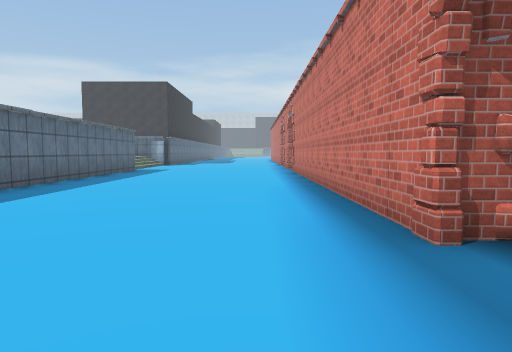
[1] (above)

24 first-person views from a walk through a scene from a Unity 3-D project. The camera is 1.4 m above the floor, tilts 4° down and sees 75° across. The floor is counted in squares, 2 m on a side. Each view is taken from the middle of a square. On the plan, view 1 faces up. The plan holds only what a view shows up to about 10 squares ahead; the rest is blank. The place goes on beyond the plan. The player character is not drawn. Some surface patterns are stand-ins.

[2]
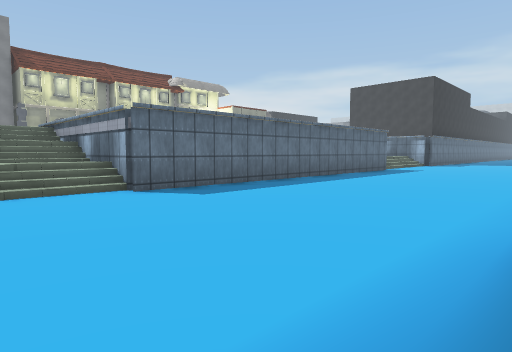

[3]
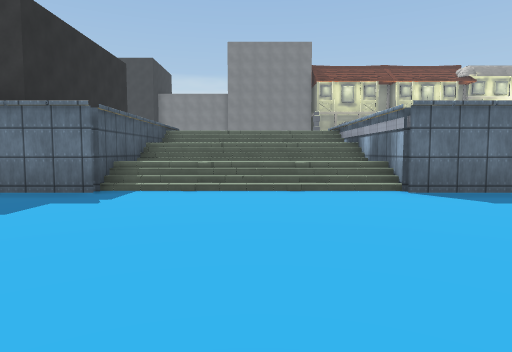

[4]
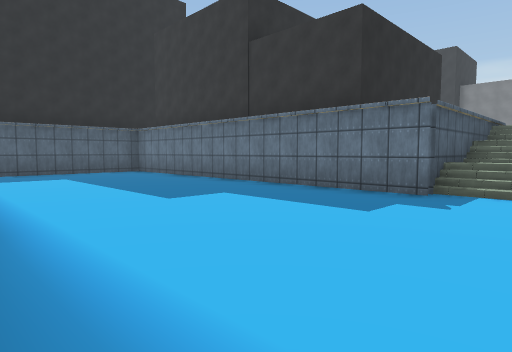

[5]
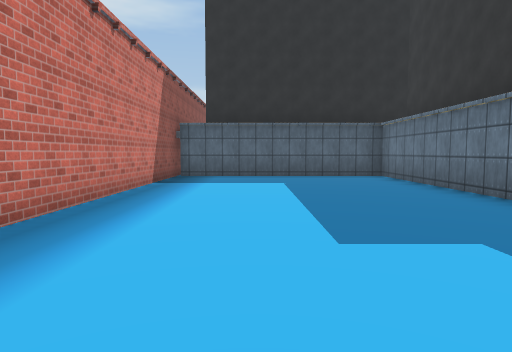

[6]
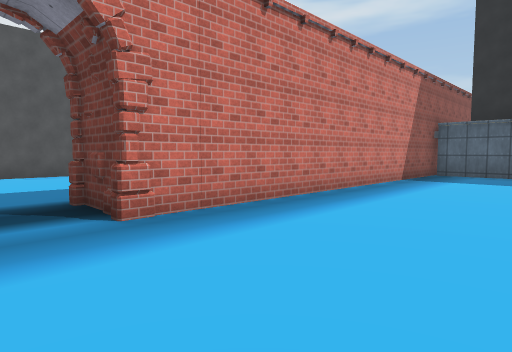

[7]
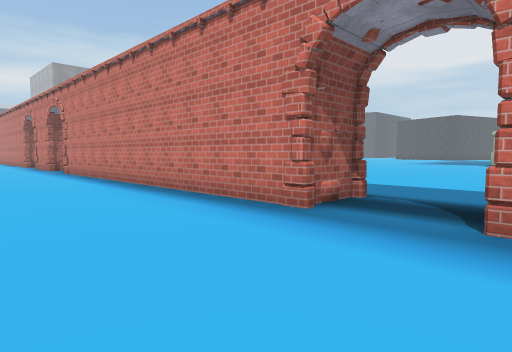

[8]
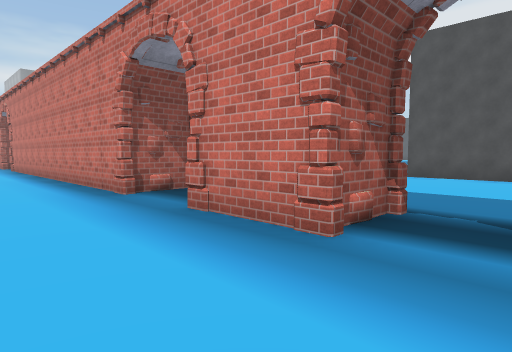

[9]
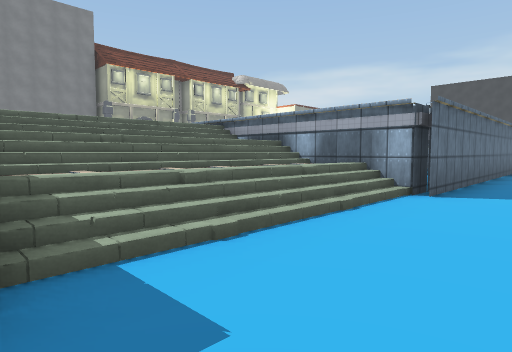

[10]
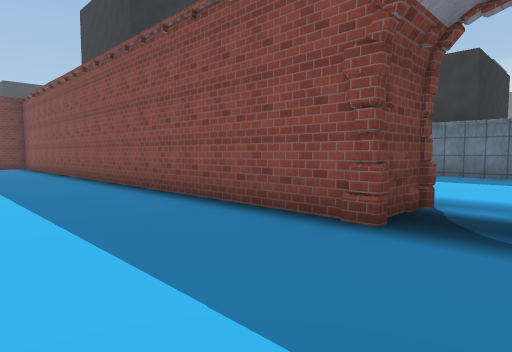

[11]
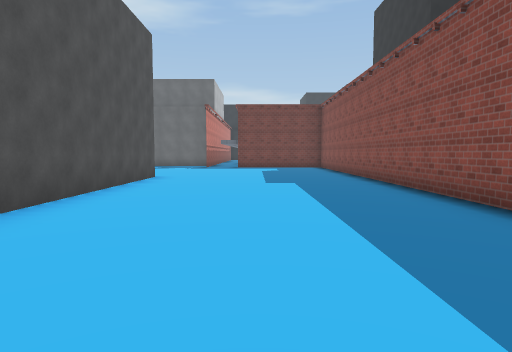

[12]
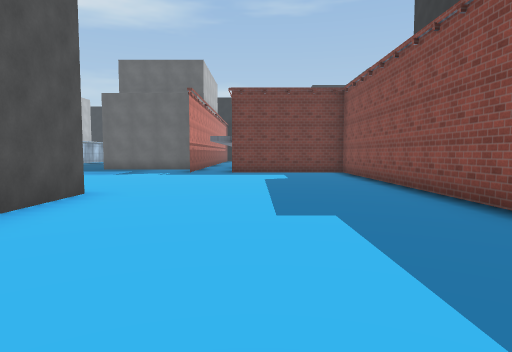

[13]
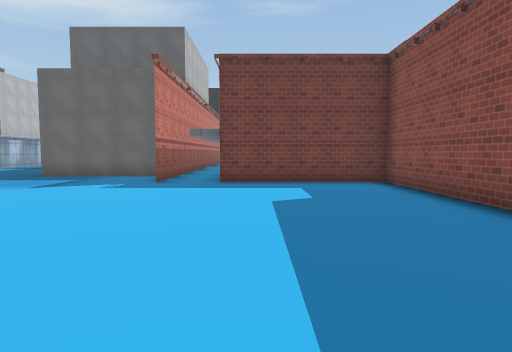

[14]
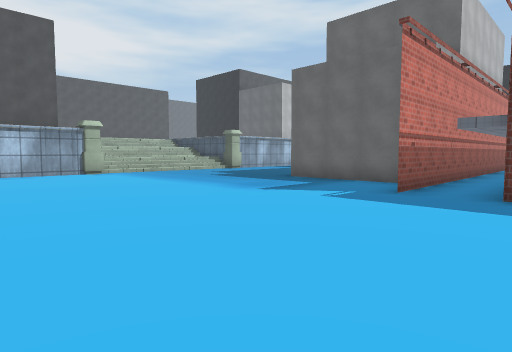

[15]
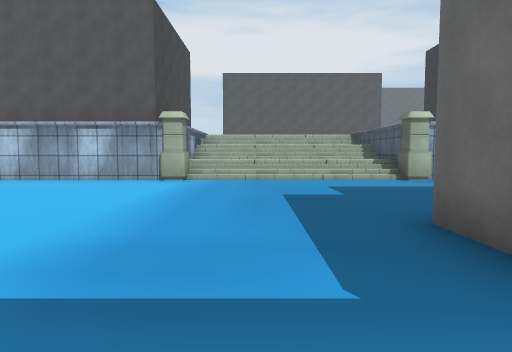

[16]
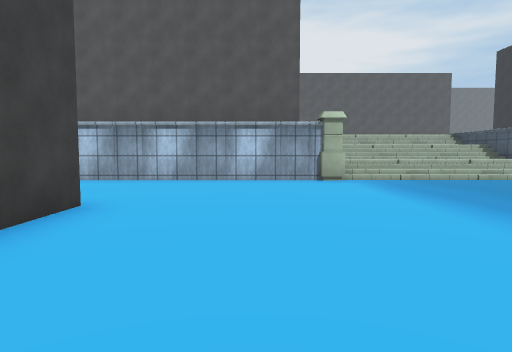

[17]
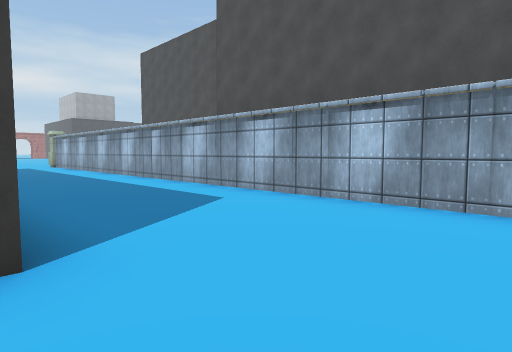

[18]
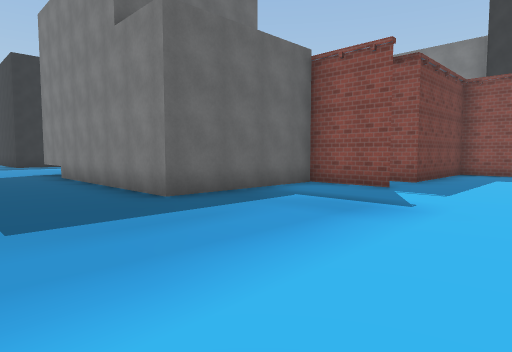

[19]
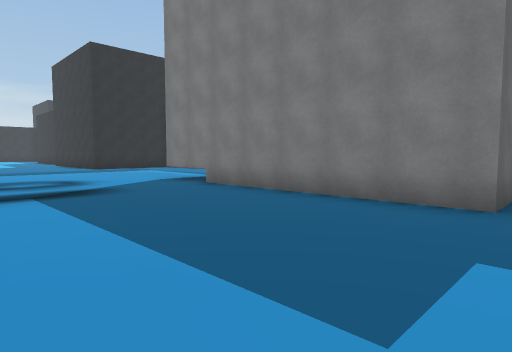

[20]
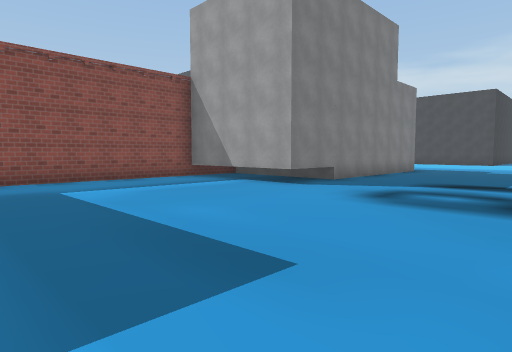

[21]
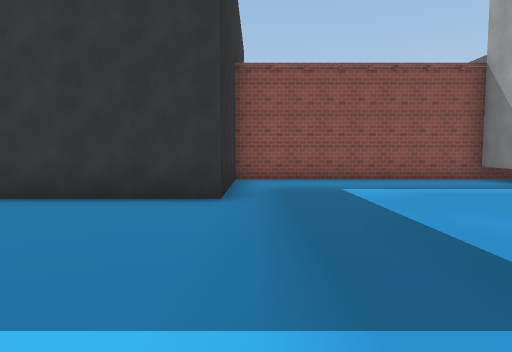

[22]
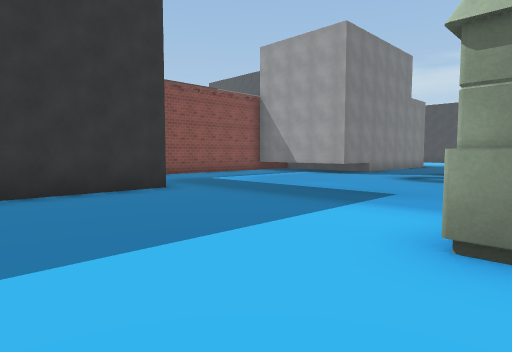

[23]
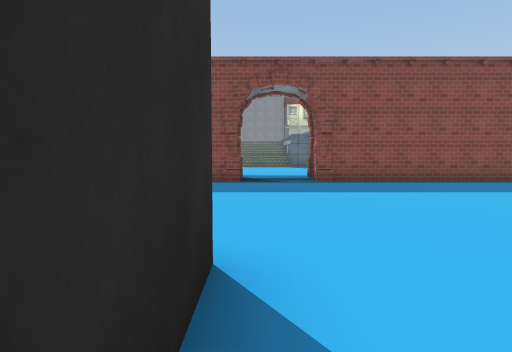

[24]
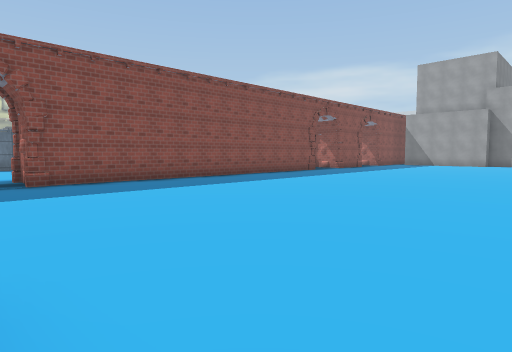

### Floor plan
Key: @ floor where view 1 was taken; # wall or solid block; . floor; / step, stairs or slope; = window, fence, low wall or low ledge.
Columns run from 10 left of view 1 to 19 right of it. Each row starts with its distance up from view 1.
 11         ....#    ....
 10      #......#   .....
  9      #......#  ......
  8      #......# .......
  7      #......##.......
  6      #......##.......
  5      #......##........
  4      #......##........
  3   ####......##........
  2 ..=/=/................
  1 ..////................
  0 ..=///....@.##.....###
 -1 ..////......##.....#
 -2 ..////.............#
 -3   =###.............#
 -4      #.....###.....#     ..
 -5      #.....# #.....#     ...
 -6      #.....# #.....#     ...
 -7      #.....# #.....#    ....
 -8      #.....# #.....#    ..../
 -9      #.....# #.....#    ..../#
-10      #.....# #.....#    ..../#
-11      #.....# #.....#    ..../#
-12      #.....# #.....#  ##..../#
-13      ####### #............../#
-14              #............../#
-15              #............../#
-16              #............../#
-17              #..............//
-18              #............../
-19              ####.#........./
-20                 ###........./
-21                   #####...../
-22                   #   #...../
-23                   #   #...../
-24                   #   #.....
-25                   #   #....
-26                   #  ##....
-27                   #  ##....
-28                   #####....
-29                   #........
-30                   #.........
-31                   #.........
-32                   #.........
-33                   #.........
-34                   #.........
-35                   #####...../
-36                       #......
-37                       #......
-38                       # .....

Positions as (right, up) in squares from view 1, and headings:
1: (0, 0), facing up
2: (1, 0), facing up-left
3: (1, 0), facing left
4: (1, -1), facing down-left
5: (-1, -3), facing down
6: (-2, -2), facing down-right
7: (-2, 0), facing up-right
8: (-1, -3), facing up-right
9: (-3, -3), facing up-left
10: (6, -2), facing down-left
11: (6, -3), facing down
12: (6, -7), facing down
13: (6, -11), facing down
14: (6, -13), facing down-right
15: (9, -19), facing right
16: (9, -15), facing right
17: (13, -15), facing up-right
18: (15, -16), facing down-left
19: (17, -20), facing down-left
20: (17, -34), facing up-left
21: (17, -34), facing left
22: (18, -38), facing up-left
23: (11, 1), facing left
24: (11, 1), facing up-left
